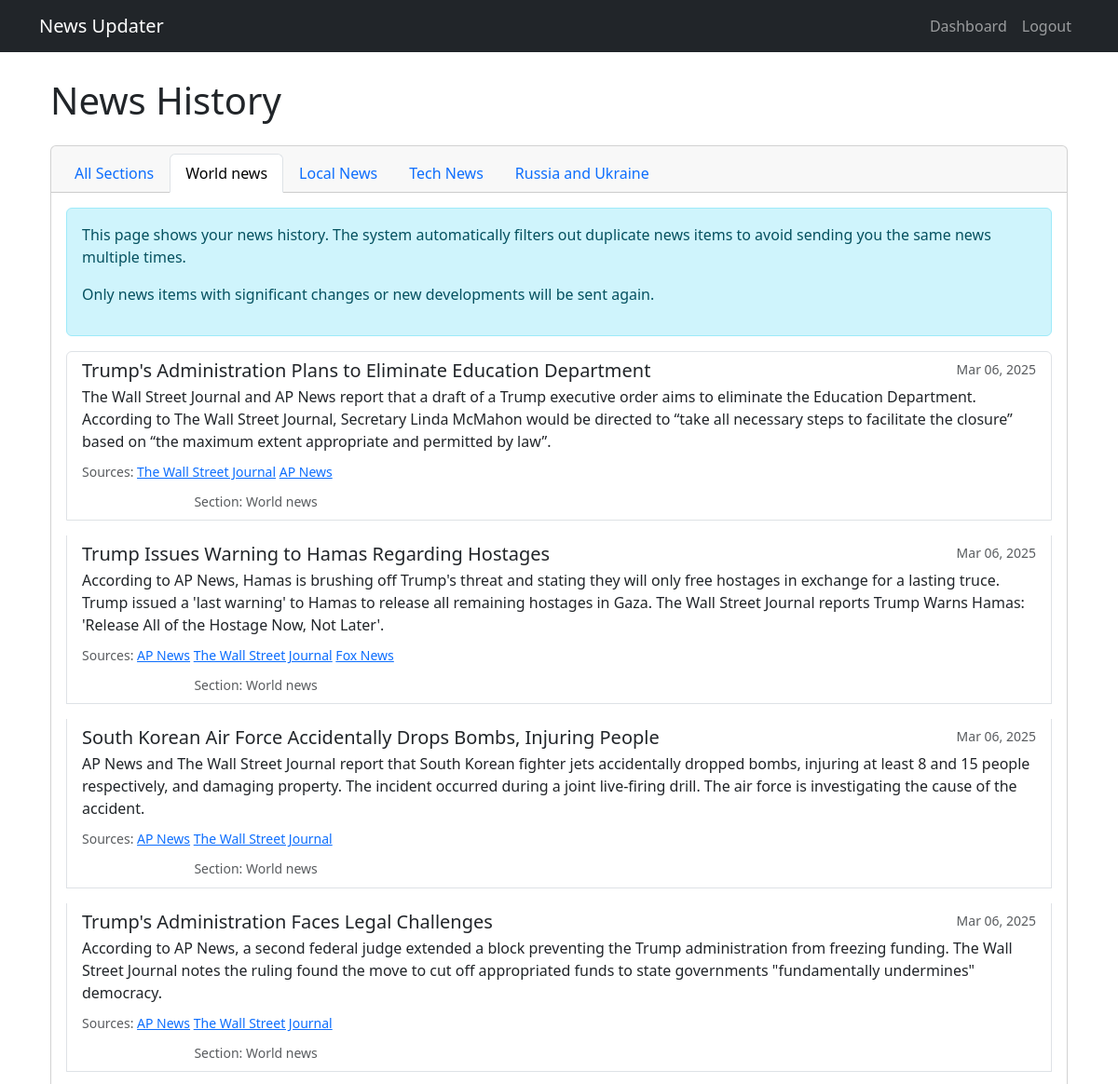
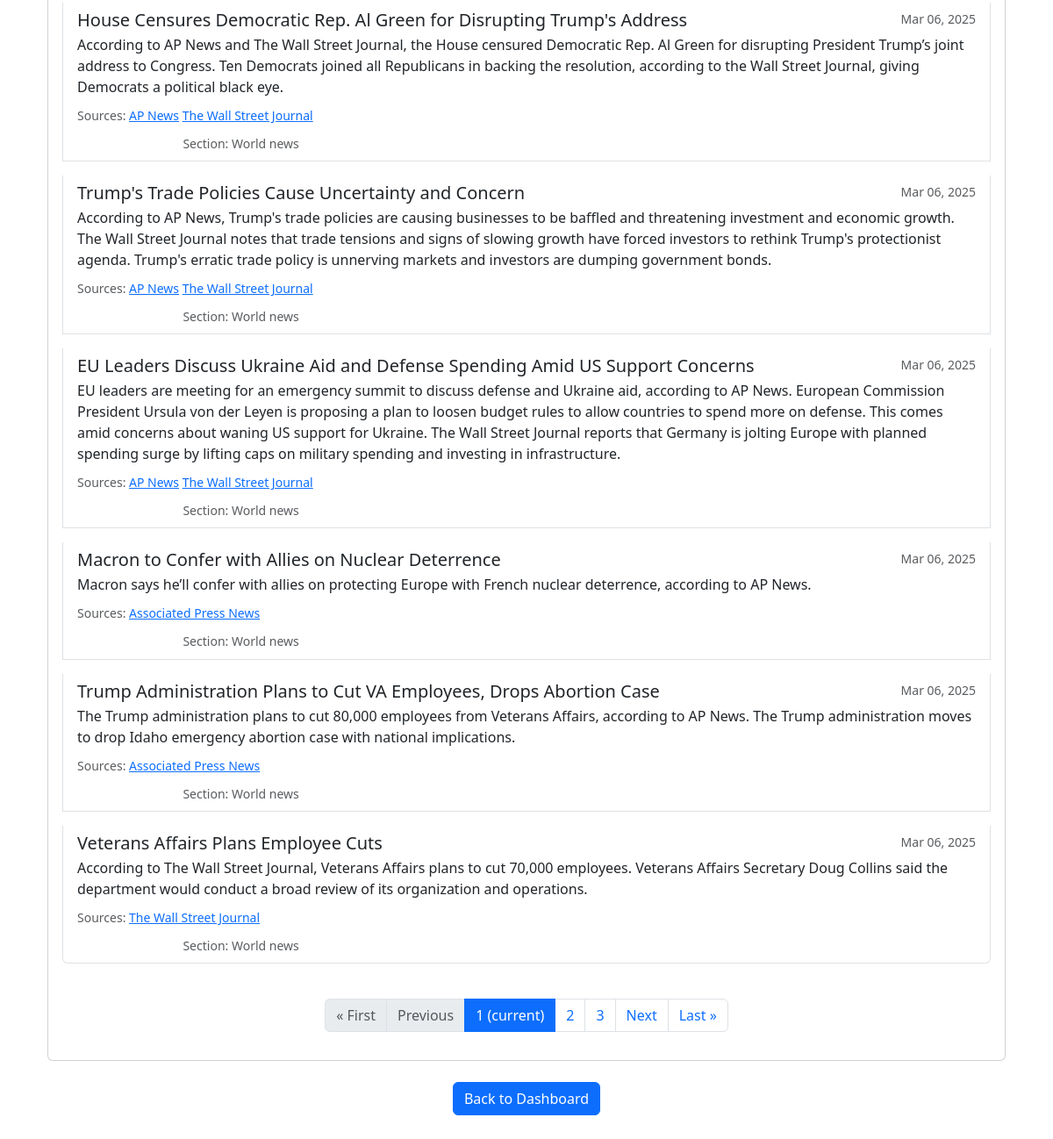
The app's page /news-history/1/ (signed in) with its own data (2 pictures, top to bottom).
### news_app/models.py (models this page shows, shortened)
class NewsSection(models.Model):
    user_profile = models.ForeignKey(UserProfile, on_delete=models.CASCADE, related_name='news_sections')
    name = models.CharField(max_length=100)
    sources = models.TextField(help_text="Enter URLs separated by commas, newlines, or spaces")
    prompt = models.TextField(help_text="Instructions for prioritizing and summarizing news")
    created_at = models.DateTimeField(auto_now_add=True)

class NewsItem(models.Model):
    user_profile = models.ForeignKey(UserProfile, on_delete=models.CASCADE, related_name='news_items')
    news_section = models.ForeignKey(NewsSection, on_delete=models.CASCADE, related_name='news_items')
    headline = models.CharField(max_length=255)
    details = models.TextField()
    sources = models.TextField()  # Stored as JSON
    confidence = models.CharField(max_length=10, default='medium')
    created_at = models.DateTimeField(auto_now_add=True)

### news_app/views.py (the view)
# urls.py: path('news-history/', views.news_history, name='news_history'),
@login_required
def news_history(request, section_id=None):
    user_profile = request.user.profile
    if not user_profile.email_verified:
        messages.warning(request, 'Please verify your email first.')
        return redirect('verify_email')
    news_sections = NewsSection.objects.filter(user_profile=user_profile)
    if not news_sections.exists():
        messages.warning(request, 'Please add at least one news section first.')
        return redirect('dashboard')
    if section_id:
        section = get_object_or_404(NewsSection, id=section_id, user_profile=user_profile)
        news_items = NewsItem.objects.filter(user_profile=user_profile, news_section=section)
        current_section = section
    else:
        news_items = NewsItem.objects.filter(user_profile=user_profile)
        current_section = None
    news_items = news_items.order_by('-created_at')
    paginator = Paginator(news_items, 10)  # Show 10 items per page
    page_number = request.GET.get('page')
    page_obj = paginator.get_page(page_number)
    for item in page_obj:
        try:
            item.sources_list = json.loads(item.sources)
        except:
            item.sources_list = []
    return render(request, 'news_app/news_history.html', {
        'page_obj': page_obj,
        'news_sections': news_sections,
        'current_section': current_section,
    })

### templates/news_app/news_history.html (shortened to what this page needs)
{% extends 'base.html' %}
{% block content %}
<div class="container mt-4">
    <h1 class="mb-4">News History</h1>
    <div class="row mb-4">
        <div class="col-md-12">
            <div class="card">
                <div class="card-header">
                    <ul class="nav nav-tabs card-header-tabs">
                        <li class="nav-item">
                            <a class="nav-link {% if not current_section %}active{% endif %}" href="{% url 'news_history' %}">All Sections</a>
                        </li>
                        {% for section in news_sections %}
                        <li class="nav-item">
                            <a class="nav-link {% if current_section.id == section.id %}active{% endif %}" href="{% url 'news_history_section' section.id %}">{{ section.name }}</a>
                        </li>
                        {% endfor %}
                    </ul>
                </div>
                <div class="card-body">
                    {% if page_obj %}
                        <div class="alert alert-info">
                            <p>This page shows your news history. The system automatically filters out duplicate news items to avoid sending you the same news multiple times.</p>
                            <p>Only news items with significant changes or new developments will be sent again.</p>
                        </div>
                        <div class="list-group">
                            {% for item in page_obj %}
                                <div class="list-group-item mb-3">
                                    <div class="d-flex w-100 justify-content-between">
                                        <h5 class="mb-1">{{ item.headline }}</h5>
                                        <small class="text-muted">{{ item.created_at|date:"M d, Y" }}</small>
                                    </div>
                                    <p class="mb-1">{{ item.details }}</p>
                                    {% if item.sources_list %}
                                        <div class="mt-2">
                                            <small class="text-muted">Sources:
                                                {% for source in item.sources_list %}
                                                    <a href="{{ source.url }}" target="_blank" class="mr-2">{{ source.title }}</a>
                                                {% endfor %}
                                            </small>
                                        </div>
                                    {% endif %}
                                    <div class="mt-2">
                                        <span class="badge
                                            {% if item.confidence == 'high' %}badge-success
                                            {% elif item.confidence == 'medium' %}badge-warning
                                            {% elif item.confidence == 'low' %}badge-danger
                                            {% else %}badge-secondary{% endif %}">
                                        </span>
                                        <small class="text-muted ml-2">Section: {{ item.news_section.name }}</small>
                                    </div>
                                </div>
                            {% endfor %}
                        </div>
                        {% if page_obj.has_other_pages %}
                            <nav aria-label="Page navigation" class="mt-4">
                                <ul class="pagination justify-content-center">
                                    {% if page_obj.has_previous %}
                                        <li class="page-item">
                                            <a class="page-link" href="?page=1">&laquo; First</a>
                                        </li>
                                        <li class="page-item">
                                            <a class="page-link" href="?page={{ page_obj.previous_page_number }}">Previous</a>
                                        </li>
                                    {% else %}
                                        <li class="page-item disabled">
                                            <span class="page-link">&laquo; First</span>
                                        </li>
                                        <li class="page-item disabled">
                                            <span class="page-link">Previous</span>
                                        </li>
                                    {% endif %}
                                    {% for num in page_obj.paginator.page_range %}
                                        {% if page_obj.number == num %}
                                            <li class="page-item active">
                                                <span class="page-link">{{ num }} <span class="sr-only">(current)</span></span>
                                            </li>
                                        {% elif num > page_obj.number|add:'-3' and num < page_obj.number|add:'3' %}
                                            <li class="page-item">
                                                <a class="page-link" href="?page={{ num }}">{{ num }}</a>
                                            </li>
                                        {% endif %}
                                    {% endfor %}
                                    {% if page_obj.has_next %}
                                        <li class="page-item">
                                            <a class="page-link" href="?page={{ page_obj.next_page_number }}">Next</a>
                                        </li>
                                        <li class="page-item">
                                            <a class="page-link" href="?page={{ page_obj.paginator.num_pages }}">Last &raquo;</a>
                                        </li>
                                    {% endif %}
                                </ul>
                            </nav>
                        {% endif %}
                    {% else %}
                        <div class="alert alert-warning">
                            <p>No news items found. News items will appear here after you receive your first news update.</p>
                            <p>You can trigger a news update by clicking the "Send Now" button on the dashboard.</p>
                        </div>
                    {% endif %}
                </div>
            </div>
        </div>
    </div>
    <div class="text-center mb-4">
        <a href="{% url 'dashboard' %}" class="btn btn-primary">Back to Dashboard</a>
    </div>
</div>
{% endblock %}

### templates/base.html (style rules this page uses)
body { padding-top: 60px; padding-bottom: 40px; }

### records on screen
NewsSection: name "World news"
NewsSection: name "Local News"
NewsSection: name "Tech News"
NewsSection: name "Russia and Ukraine"
NewsItem: headline "Trump's Administration Plans to Eliminate Education Department", created_at "Mar 06, 2025", details "The Wall Street Journal and AP News report that a draft of a Trump executive order aims to eliminate the Education Department. According to The Wall Street Journal, Secretary Linda McMahon would be directed to “take all necessary steps to facilitate the closure” based on “the maximum extent appropriate and permitted by law”.", title "The Wall Street Journal" "AP News", news_section.name "World news"
NewsItem: headline "Trump Issues Warning to Hamas Regarding Hostages", created_at "Mar 06, 2025", details "According to AP News, Hamas is brushing off Trump's threat and stating they will only free hostages in exchange for a lasting truce. Trump issued a 'last warning' to Hamas to release all remaining hostages in Gaza. The Wall Street Journal reports Trump Warns Hamas: 'Release All of the Hostage Now, Not Later'.", title "AP News" "The Wall Street Journal" "Fox News", news_section.name "World news"
NewsItem: headline "South Korean Air Force Accidentally Drops Bombs, Injuring People", created_at "Mar 06, 2025", details "AP News and The Wall Street Journal report that South Korean fighter jets accidentally dropped bombs, injuring at least 8 and 15 people respectively, and damaging property. The incident occurred during a joint live-firing drill. The air force is investigating the cause of the accident.", title "AP News" "The Wall Street Journal", news_section.name "World news"
NewsItem: headline "Trump's Administration Faces Legal Challenges", created_at "Mar 06, 2025", details "According to AP News, a second federal judge extended a block preventing the Trump administration from freezing funding. The Wall Street Journal notes the ruling found the move to cut off appropriated funds to state governments \"fundamentally undermines\" democracy.", title "AP News" "The Wall Street Journal", news_section.name "World news"
NewsItem: headline "House Censures Democratic Rep. Al Green for Disrupting Trump's Address", created_at "Mar 06, 2025", details "According to AP News and The Wall Street Journal, the House censured Democratic Rep. Al Green for disrupting President Trump’s joint address to Congress. Ten Democrats joined all Republicans in backing the resolution, according to the Wall Street Journal, giving Democrats a political black eye.", title "AP News" "The Wall Street Journal", news_section.name "World news"
NewsItem: headline "Trump's Trade Policies Cause Uncertainty and Concern", created_at "Mar 06, 2025", details "According to AP News, Trump's trade policies are causing businesses to be baffled and threatening investment and economic growth. The Wall Street Journal notes that trade tensions and signs of slowing growth have forced investors to rethink Trump's protectionist agenda. Trump's erratic trade policy is unnerving markets and investors are dumping government bonds.", title "AP News" "The Wall Street Journal", news_section.name "World news"
NewsItem: headline "EU Leaders Discuss Ukraine Aid and Defense Spending Amid US Support Concerns", created_at "Mar 06, 2025", details "EU leaders are meeting for an emergency summit to discuss defense and Ukraine aid, according to AP News. European Commission President Ursula von der Leyen is proposing a plan to loosen budget rules to allow countries to spend more on defense. This comes amid concerns about waning US support for Ukraine. The Wall Street Journal reports that Germany is jolting Europe with planned spending surge by lifting caps on military spending and investing in infrastructure.", title "AP News" "The Wall Street Journal", news_section.name "World news"
NewsItem: headline "Macron to Confer with Allies on Nuclear Deterrence", created_at "Mar 06, 2025", details "Macron says he’ll confer with allies on protecting Europe with French nuclear deterrence, according to AP News.", title "Associated Press News", news_section.name "World news"
NewsItem: headline "Trump Administration Plans to Cut VA Employees, Drops Abortion Case", created_at "Mar 06, 2025", details "The Trump administration plans to cut 80,000 employees from Veterans Affairs, according to AP News. The Trump administration moves to drop Idaho emergency abortion case with national implications.", title "Associated Press News", news_section.name "World news"
NewsItem: headline "Veterans Affairs Plans Employee Cuts", created_at "Mar 06, 2025", details "According to The Wall Street Journal, Veterans Affairs plans to cut 70,000 employees. Veterans Affairs Secretary Doug Collins said the department would conduct a broad review of its organization and operations.", title "The Wall Street Journal", news_section.name "World news"

### other values on screen
{{ num }} "1"
{{ num }} "2" "3"
